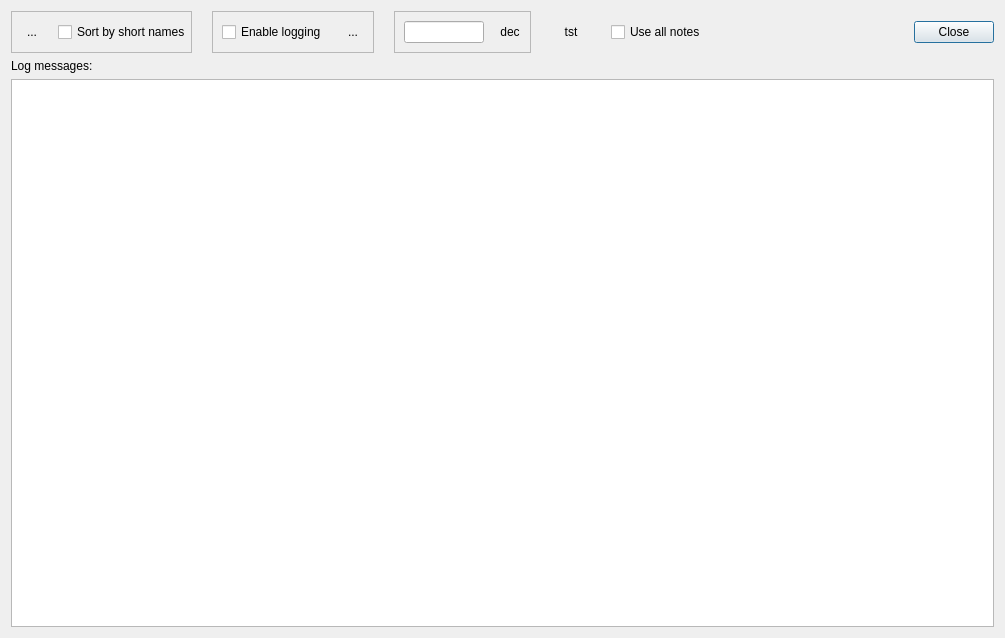
<ui version="4.0" >
 <class>DebugDlg</class>
 <widget class="QDialog" name="DebugDlg" >
  <property name="geometry" >
   <rect>
    <x>0</x>
    <y>0</y>
    <width>1005</width>
    <height>638</height>
   </rect>
  </property>
  <property name="windowTitle" >
   <string>Debug</string>
  </property>
  <layout class="QVBoxLayout" >
   <item>
    <widget class="QWidget" native="1" name="widget_14" >
     <property name="minimumSize" >
      <size>
       <width>0</width>
       <height>30</height>
      </size>
     </property>
     <layout class="QHBoxLayout" >
      <property name="spacing" >
       <number>20</number>
      </property>
      <property name="leftMargin" >
       <number>0</number>
      </property>
      <property name="topMargin" >
       <number>0</number>
      </property>
      <property name="rightMargin" >
       <number>0</number>
      </property>
      <property name="bottomMargin" >
       <number>0</number>
      </property>
      <item>
       <widget class="QFrame" name="frame_5" >
        <property name="frameShape" >
         <enum>QFrame::StyledPanel</enum>
        </property>
        <property name="frameShadow" >
         <enum>QFrame::Raised</enum>
        </property>
        <layout class="QHBoxLayout" >
         <property name="leftMargin" >
          <number>0</number>
         </property>
         <property name="topMargin" >
          <number>0</number>
         </property>
         <property name="rightMargin" >
          <number>0</number>
         </property>
         <property name="bottomMargin" >
          <number>0</number>
         </property>
         <item>
          <widget class="QToolButton" name="m_pSaveFileInfoB" >
           <property name="minimumSize" >
            <size>
             <width>40</width>
             <height>40</height>
            </size>
           </property>
           <property name="maximumSize" >
            <size>
             <width>40</width>
             <height>40</height>
            </size>
           </property>
           <property name="focusPolicy" >
            <enum>Qt::NoFocus</enum>
           </property>
           <property name="toolTip" >
            <string>Save file info</string>
           </property>
           <property name="text" >
            <string>...</string>
           </property>
           <property name="icon" >
            <iconset resource="Mp3TagDoctor.qrc" >:/images/save_info.svg</iconset>
           </property>
           <property name="iconSize" >
            <size>
             <width>33</width>
             <height>36</height>
            </size>
           </property>
           <property name="autoRaise" >
            <bool>true</bool>
           </property>
          </widget>
         </item>
         <item>
          <widget class="QCheckBox" name="m_pSortByShortNamesCkB" >
           <property name="text" >
            <string>Sort by short names</string>
           </property>
          </widget>
         </item>
        </layout>
       </widget>
      </item>
      <item>
       <widget class="QFrame" name="frame_8" >
        <property name="frameShape" >
         <enum>QFrame::StyledPanel</enum>
        </property>
        <property name="frameShadow" >
         <enum>QFrame::Raised</enum>
        </property>
        <layout class="QHBoxLayout" >
         <property name="leftMargin" >
          <number>9</number>
         </property>
         <property name="topMargin" >
          <number>0</number>
         </property>
         <property name="rightMargin" >
          <number>0</number>
         </property>
         <property name="bottomMargin" >
          <number>0</number>
         </property>
         <item>
          <widget class="QCheckBox" name="m_pEnableLoggingCkB" >
           <property name="text" >
            <string>Enable logging</string>
           </property>
          </widget>
         </item>
         <item>
          <widget class="QToolButton" name="m_pSaveLogB" >
           <property name="minimumSize" >
            <size>
             <width>40</width>
             <height>40</height>
            </size>
           </property>
           <property name="maximumSize" >
            <size>
             <width>40</width>
             <height>40</height>
            </size>
           </property>
           <property name="focusPolicy" >
            <enum>Qt::NoFocus</enum>
           </property>
           <property name="toolTip" >
            <string>Save the log</string>
           </property>
           <property name="text" >
            <string>...</string>
           </property>
           <property name="icon" >
            <iconset resource="Mp3TagDoctor.qrc" >:/images/save_log.svg</iconset>
           </property>
           <property name="iconSize" >
            <size>
             <width>33</width>
             <height>36</height>
            </size>
           </property>
           <property name="autoRaise" >
            <bool>true</bool>
           </property>
          </widget>
         </item>
        </layout>
       </widget>
      </item>
      <item>
       <widget class="QFrame" name="frame_14" >
        <property name="frameShape" >
         <enum>QFrame::StyledPanel</enum>
        </property>
        <property name="frameShadow" >
         <enum>QFrame::Raised</enum>
        </property>
        <layout class="QHBoxLayout" >
         <property name="topMargin" >
          <number>0</number>
         </property>
         <property name="rightMargin" >
          <number>0</number>
         </property>
         <property name="bottomMargin" >
          <number>0</number>
         </property>
         <item>
          <widget class="QLineEdit" name="m_pFrameHdrE" >
           <property name="sizePolicy" >
            <sizepolicy vsizetype="Fixed" hsizetype="Fixed" >
             <horstretch>0</horstretch>
             <verstretch>0</verstretch>
            </sizepolicy>
           </property>
           <property name="maximumSize" >
            <size>
             <width>80</width>
             <height>16777215</height>
            </size>
           </property>
          </widget>
         </item>
         <item>
          <widget class="QToolButton" name="m_pDecodeMpegFrameB" >
           <property name="minimumSize" >
            <size>
             <width>40</width>
             <height>40</height>
            </size>
           </property>
           <property name="maximumSize" >
            <size>
             <width>40</width>
             <height>40</height>
            </size>
           </property>
           <property name="focusPolicy" >
            <enum>Qt::NoFocus</enum>
           </property>
           <property name="toolTip" >
            <string>Decode MPEG Audio frame header</string>
           </property>
           <property name="text" >
            <string>dec</string>
           </property>
           <property name="icon" >
            <iconset resource="Mp3TagDoctor.qrc" >:/images/decode.svg</iconset>
           </property>
           <property name="iconSize" >
            <size>
             <width>36</width>
             <height>36</height>
            </size>
           </property>
           <property name="autoRaise" >
            <bool>true</bool>
           </property>
          </widget>
         </item>
        </layout>
       </widget>
      </item>
      <item>
       <widget class="QToolButton" name="m_pTst01B" >
        <property name="minimumSize" >
         <size>
          <width>40</width>
          <height>40</height>
         </size>
        </property>
        <property name="maximumSize" >
         <size>
          <width>40</width>
          <height>40</height>
         </size>
        </property>
        <property name="focusPolicy" >
         <enum>Qt::NoFocus</enum>
        </property>
        <property name="toolTip" >
         <string>Test</string>
        </property>
        <property name="text" >
         <string>tst</string>
        </property>
        <property name="icon" >
         <iconset resource="Mp3TagDoctor.qrc" >:/images/test.svg</iconset>
        </property>
        <property name="iconSize" >
         <size>
          <width>36</width>
          <height>36</height>
         </size>
        </property>
        <property name="autoRaise" >
         <bool>true</bool>
        </property>
       </widget>
      </item>
      <item>
       <widget class="QCheckBox" name="m_pUseAllNotesCkB" >
        <property name="text" >
         <string>Use all notes</string>
        </property>
       </widget>
      </item>
      <item>
       <spacer>
        <property name="orientation" >
         <enum>Qt::Horizontal</enum>
        </property>
        <property name="sizeHint" >
         <size>
          <width>10</width>
          <height>40</height>
         </size>
        </property>
       </spacer>
      </item>
      <item>
       <widget class="QWidget" native="1" name="widget" >
        <layout class="QHBoxLayout" >
         <property name="leftMargin" >
          <number>0</number>
         </property>
         <property name="topMargin" >
          <number>0</number>
         </property>
         <property name="rightMargin" >
          <number>0</number>
         </property>
         <property name="bottomMargin" >
          <number>0</number>
         </property>
         <item>
          <widget class="QPushButton" name="m_pCloseB" >
           <property name="text" >
            <string>Close</string>
           </property>
           <property name="default" >
            <bool>true</bool>
           </property>
          </widget>
         </item>
        </layout>
       </widget>
      </item>
     </layout>
    </widget>
   </item>
   <item>
    <widget class="QLabel" name="label_6" >
     <property name="text" >
      <string>Log messages:</string>
     </property>
    </widget>
   </item>
   <item>
    <widget class="QTableView" name="m_pLogG" />
   </item>
  </layout>
 </widget>
 <resources>
  <include location="Mp3TagDoctor.qrc" />
 </resources>
 <connections/>
</ui>
